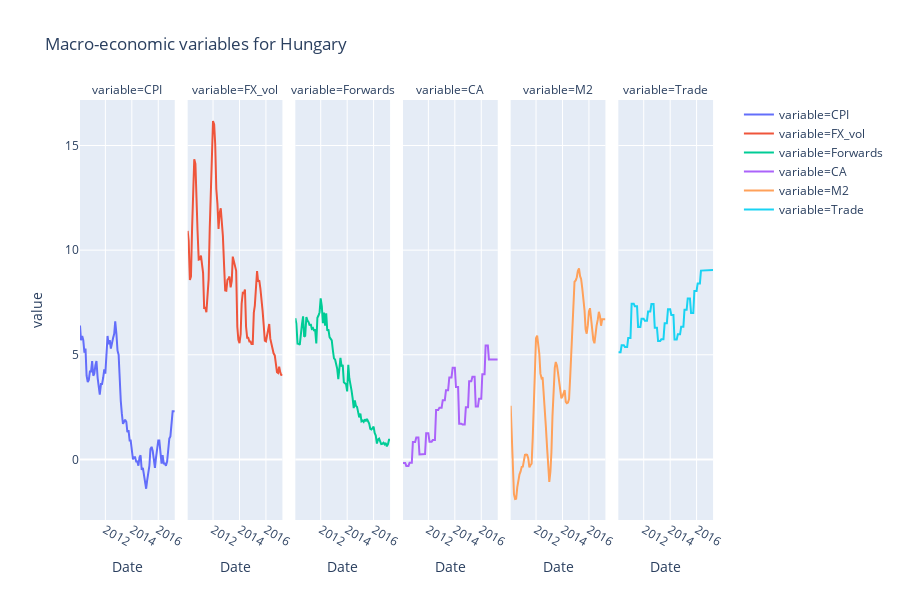

This figure's notebook cell:
### Code cell
predictors = ["CPI", "M2", "Forwards","FX_vol","CA","Trade"]
px.line(
    yield_huf_melt[yield_huf_melt['variable'].isin(predictors)],
    x="Date", 
    y = "value",  
    facet_col="variable",
    color="variable",
    title="Macro-economic variables for Hungary"
)
